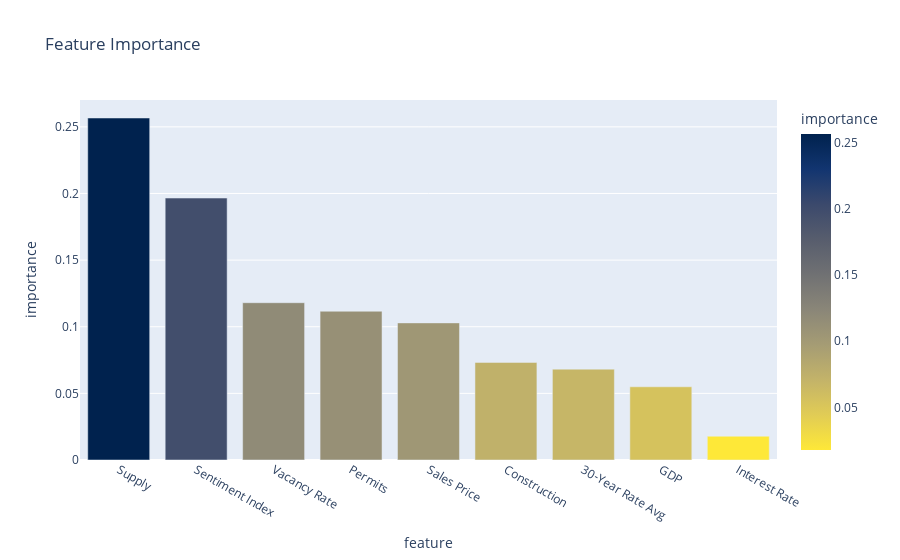

The cell this chart's notebook holds for it:
### Code cell
# use plotly to create a bar chart of the feature importance
fig = px.bar(feature_importance_df, x=feature_importance_df.index, y="importance", title="Feature Importance", color="importance", color_continuous_scale=px.colors.sequential.Cividis_r)
# save the graph
fig.write_image("images/feature_importance_quarterly.png")
# show the graph
fig.show()

### Figure 1 — Plotly figure (JSON) as saved in the notebook; plotly's stock layout.template omitted (floating-point values rounded to 4 significant figures)
{"data": [{"alignmentgroup": "True", "hovertemplate": "feature=%{x}<br>importance=%{marker.color}<extra></extra>", "legendgroup": "", "marker": {"color": [0.2566, 0.1966, 0.118, 0.1116, 0.1029, 0.07326, 0.06818, 0.05494, 0.01785], "coloraxis": "coloraxis", "pattern": {"shape": ""}}, "name": "", "offsetgroup": "", "orientation": "v", "showlegend": false, "textposition": "auto", "type": "bar", "x": ["Supply", "Sentiment Index", "Vacancy Rate", "Permits", "Sales Price", "Construction", "30-Year Rate Avg", "GDP", "Interest Rate"], "xaxis": "x", "y": [0.2566, 0.1966, 0.118, 0.1116, 0.1029, 0.07326, 0.06818, 0.05494, 0.01785], "yaxis": "y"}], "layout": {"barmode": "relative", "coloraxis": {"colorbar": {"title": {"text": "importance"}}, "colorscale": [[0, "#fee838"], [0.1111, "#e1cc55"], [0.2222, "#c3b369"], [0.3333, "#a59c74"], [0.4444, "#8a8678"], [0.5556, "#707173"], [0.6667, "#575d6d"], [0.7778, "#3b496c"], [0.8889, "#123570"], [1, "#00224e"]]}, "legend": {"tracegroupgap": 0}, "title": {"text": "Feature Importance"}, "xaxis": {"anchor": "y", "domain": [0, 1], "title": {"text": "feature"}}, "yaxis": {"anchor": "x", "domain": [0, 1], "title": {"text": "importance"}}}}
